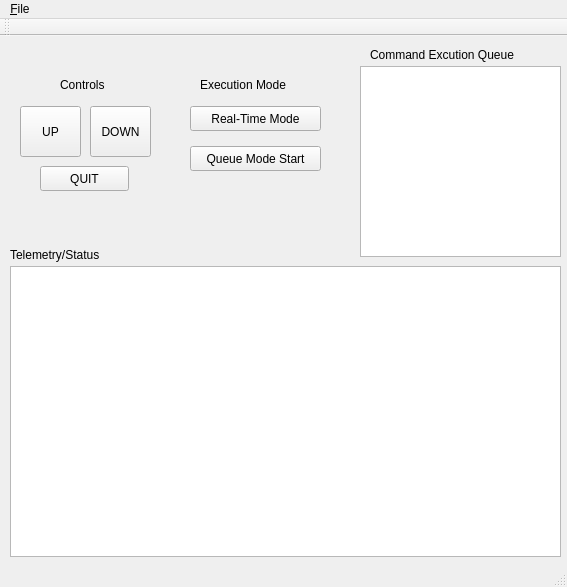
<?xml version="1.0" encoding="UTF-8"?>
<ui version="4.0">
 <class>MainWindow</class>
 <widget class="QMainWindow" name="MainWindow">
  <property name="geometry">
   <rect>
    <x>0</x>
    <y>0</y>
    <width>567</width>
    <height>587</height>
   </rect>
  </property>
  <property name="windowTitle">
   <string>MainWindow</string>
  </property>
  <widget class="QWidget" name="centralWidget">
   <widget class="QListWidget" name="CommandExeWidget">
    <property name="geometry">
     <rect>
      <x>360</x>
      <y>30</y>
      <width>201</width>
      <height>191</height>
     </rect>
    </property>
   </widget>
   <widget class="QListWidget" name="TelemetryWidget">
    <property name="geometry">
     <rect>
      <x>10</x>
      <y>230</y>
      <width>551</width>
      <height>291</height>
     </rect>
    </property>
   </widget>
   <widget class="QLabel" name="label">
    <property name="geometry">
     <rect>
      <x>370</x>
      <y>10</y>
      <width>191</width>
      <height>17</height>
     </rect>
    </property>
    <property name="text">
     <string>Command Excution Queue</string>
    </property>
   </widget>
   <widget class="QLabel" name="label_2">
    <property name="geometry">
     <rect>
      <x>10</x>
      <y>210</y>
      <width>121</width>
      <height>17</height>
     </rect>
    </property>
    <property name="text">
     <string>Telemetry/Status</string>
    </property>
   </widget>
   <widget class="QPushButton" name="UpCmdButton">
    <property name="geometry">
     <rect>
      <x>20</x>
      <y>70</y>
      <width>61</width>
      <height>51</height>
     </rect>
    </property>
    <property name="cursor">
     <cursorShape>ArrowCursor</cursorShape>
    </property>
    <property name="text">
     <string>UP</string>
    </property>
   </widget>
   <widget class="QPushButton" name="DownCmdButton">
    <property name="geometry">
     <rect>
      <x>90</x>
      <y>70</y>
      <width>61</width>
      <height>51</height>
     </rect>
    </property>
    <property name="text">
     <string>DOWN</string>
    </property>
   </widget>
   <widget class="QPushButton" name="QuitCmdButton">
    <property name="geometry">
     <rect>
      <x>40</x>
      <y>130</y>
      <width>89</width>
      <height>25</height>
     </rect>
    </property>
    <property name="text">
     <string>QUIT</string>
    </property>
   </widget>
   <widget class="QPushButton" name="StartCmdButton">
    <property name="enabled">
     <bool>true</bool>
    </property>
    <property name="geometry">
     <rect>
      <x>190</x>
      <y>110</y>
      <width>131</width>
      <height>25</height>
     </rect>
    </property>
    <property name="text">
     <string>Queue Mode Start</string>
    </property>
   </widget>
   <widget class="QLabel" name="label_3">
    <property name="geometry">
     <rect>
      <x>60</x>
      <y>40</y>
      <width>67</width>
      <height>17</height>
     </rect>
    </property>
    <property name="text">
     <string>Controls</string>
    </property>
   </widget>
   <widget class="QPushButton" name="realTimeMode">
    <property name="geometry">
     <rect>
      <x>190</x>
      <y>70</y>
      <width>131</width>
      <height>25</height>
     </rect>
    </property>
    <property name="text">
     <string>Real-Time Mode</string>
    </property>
   </widget>
   <widget class="QLabel" name="label_4">
    <property name="geometry">
     <rect>
      <x>200</x>
      <y>40</y>
      <width>121</width>
      <height>17</height>
     </rect>
    </property>
    <property name="text">
     <string>Execution Mode</string>
    </property>
   </widget>
  </widget>
  <widget class="QMenuBar" name="menuBar">
   <property name="geometry">
    <rect>
     <x>0</x>
     <y>0</y>
     <width>567</width>
     <height>22</height>
    </rect>
   </property>
   <widget class="QMenu" name="menu_File">
    <property name="title">
     <string>&amp;File</string>
    </property>
    <addaction name="action_Network_Config"/>
    <addaction name="separator"/>
    <addaction name="action_Open_CMD_file"/>
   </widget>
   <addaction name="menu_File"/>
  </widget>
  <widget class="QToolBar" name="mainToolBar">
   <attribute name="toolBarArea">
    <enum>TopToolBarArea</enum>
   </attribute>
   <attribute name="toolBarBreak">
    <bool>false</bool>
   </attribute>
  </widget>
  <widget class="QStatusBar" name="statusBar"/>
  <action name="action_Open_CMD_file">
   <property name="checkable">
    <bool>false</bool>
   </property>
   <property name="text">
    <string>&amp;Open CMD file</string>
   </property>
  </action>
  <action name="action_Network_Config">
   <property name="text">
    <string>&amp;Network Config</string>
   </property>
  </action>
  <action name="action_Real_Time_Mode">
   <property name="text">
    <string>&amp;Real Time Mode</string>
   </property>
  </action>
 </widget>
 <layoutdefault spacing="6" margin="11"/>
 <resources/>
 <connections/>
</ui>
